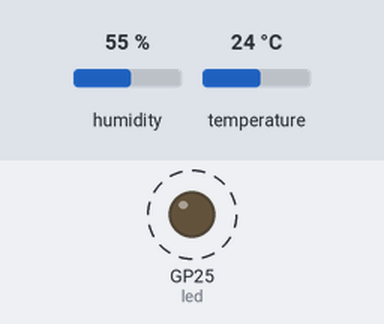
Simulated run of this program. Board: Raspberry Pi Pico running MicroPython. Shown: output pins drawn as LEDs (lit = HIGH). Dashed ring = blinking. The inputs (shaded band) are chosen by the test bench; at power-on: humidity 55 %, temperature 24 °C. What the program prints to the serial console is not drawn.

Above: at 0.5 s.
Timing chart, 0 to 4.7 s (numbered marks = the images above):
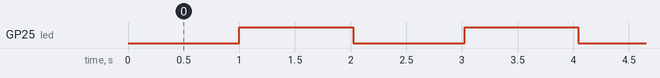

The program:

UART_Send.py
```python
from machine import UART
from machine import Pin
import utime as time
from dht import DHT11

# LED
led = Pin(25, Pin.OUT)

# Relay
# relay = Pin(27, Pin.OUT)

# UART
uart = UART(0,baudrate = 115200)

# Sensor
pin = Pin(28, Pin.IN)
sensor = DHT11(pin)

led.off()

print("=> Starting Temp and Humid Monitor")

while True:
    time.sleep(1)
    led.on()
    t = (sensor.temperature())
    h = (sensor.humidity())
    sensor.measure()
    print("==> Temperature: {}".format(t))
    print("==> Humidity: {}".format(h))
    print()
    message = "'temp':{},'hum':{}".format(t,h)
    uart.write(message.encode('utf-8'))
    time.sleep(1)
    led.off()
```

Measured:
- by itself, GP25 (led): alternates HIGH for 1.0 s and LOW for 1.0 s
